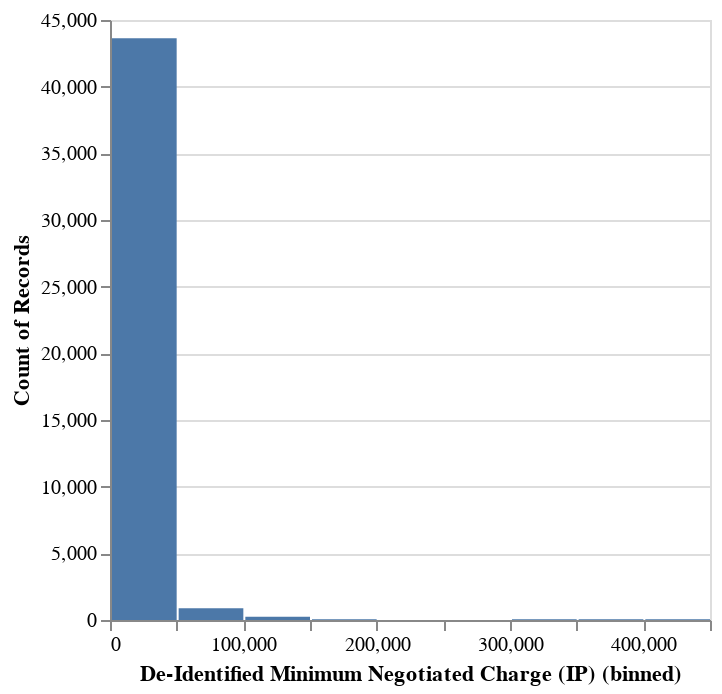

The cell this chart's notebook holds for it:
### Code cell
# Create a histogram of Discounted Cash Price
alt.Chart(bellevue.to_arrow()).mark_bar().encode(
    alt.X("De-Identified Minimum Negotiated Charge (IP):Q", bin=True),
    y='count()'
)

### Figure 1 — Vega specification as saved in the notebook (floating-point values rounded to 4 significant figures)
{"$schema": "https://vega.github.io/schema/vega/v5.json", "data": [{"name": "source_0", "values": [{"__count": 61, "bin_maxbins_10_De-Identified Minimum Negotiated Charge (IP)": 350000.0, "bin_maxbins_10_De-Identified Minimum Negotiated Charge (IP)_end": 400000.0}, {"__count": 242, "bin_maxbins_10_De-Identified Minimum Negotiated Charge (IP)": 100000.0, "bin_maxbins_10_De-Identified Minimum Negotiated Charge (IP)_end": 150000.0}, {"__count": 43625, "bin_maxbins_10_De-Identified Minimum Negotiated Charge (IP)": 0.0, "bin_maxbins_10_De-Identified Minimum Negotiated Charge (IP)_end": 50000.0}, {"__count": 881, "bin_maxbins_10_De-Identified Minimum Negotiated Charge (IP)": 50000.0, "bin_maxbins_10_De-Identified Minimum Negotiated Charge (IP)_end": 100000.0}, {"__count": 59, "bin_maxbins_10_De-Identified Minimum Negotiated Charge (IP)": 400000.0, "bin_maxbins_10_De-Identified Minimum Negotiated Charge (IP)_end": 450000.0}, {"__count": 54, "bin_maxbins_10_De-Identified Minimum Negotiated Charge (IP)": 300000.0, "bin_maxbins_10_De-Identified Minimum Negotiated Charge (IP)_end": 350000.0}, {"__count": 60, "bin_maxbins_10_De-Identified Minimum Negotiated Charge (IP)": 150000.0, "bin_maxbins_10_De-Identified Minimum Negotiated Charge (IP)_end": 200000.0}]}, {"name": "source_0_y_domain___count", "values": [{"min": 54, "max": 43625}]}], "signals": [{"name": "bin_maxbins_10_De_Identified_Minimum_Negotiated_Charge__IP__bins", "value": {"fields": ["De-Identified Minimum Negotiated Charge (IP)"], "fname": "bin_De-Identified Minimum Negotiated Charge (IP)", "start": 0.0, "step": 50000.0, "stop": 450000.0}}], "marks": [{"type": "rect", "name": "marks", "from": {"data": "source_0"}, "encode": {"update": {"y2": {"value": 0, "scale": "y"}, "ariaRoleDescription": {"value": "bar"}, "x2": {"field": "bin_maxbins_10_De-Identified Minimum Negotiated Charge (IP)", "scale": "x", "offset": 1}, "x": {"field": "bin_maxbins_10_De-Identified Minimum Negotiated Charge (IP)_end", "scale": "x"}, "description": {"signal": "\"De-Identified Minimum Negotiated Charge (IP) (binned): \" + (!isValid(datum[\"bin_maxbins_10_De-Identified Minimum Negotiated Charge (IP)\"]) || !isFinite(+datum[\"bin_maxbins_10_De-Identified Minimum Negotiated Charge (IP)\"]) ? \"null\" : format(datum[\"bin_maxbins_10_De-Identified Minimum Negotiated Charge (IP)\"], \"\") + \" – \" + format(datum[\"bin_maxbins_10_De-Identified Minimum Negotiated Charge (IP)_end\"], \"\")) + \"; Count of Records: \" + (format(datum[\"__count\"], \"\"))"}, "y": {"field": "__count", "scale": "y"}, "fill": {"value": "#4c78a8"}}}, "style": ["bar"]}], "scales": [{"name": "x", "type": "linear", "domain": {"signal": "[bin_maxbins_10_De_Identified_Minimum_Negotiated_Charge__IP__bins.start, bin_maxbins_10_De_Identified_Minimum_Negotiated_Charge__IP__bins.stop]"}, "range": [0, {"signal": "width"}], "bins": {"signal": "bin_maxbins_10_De_Identified_Minimum_Negotiated_Charge__IP__bins"}, "zero": false}, {"name": "y", "type": "linear", "domain": [{"signal": "(data(\"source_0_y_domain___count\")[0] || {}).min"}, {"signal": "(data(\"source_0_y_domain___count\")[0] || {}).max"}], "range": [{"signal": "height"}, 0], "zero": true, "nice": true}], "axes": [{"scale": "y", "maxExtent": 0, "ticks": false, "grid": true, "zindex": 0, "tickCount": {"signal": "ceil(height/40)"}, "minExtent": 0, "domain": false, "aria": false, "labels": false, "gridScale": "x", "orient": "left"}, {"scale": "x", "orient": "bottom", "tickCount": {"signal": "ceil(width/10)"}, "zindex": 0, "labelOverlap": true, "labelFlush": true, "title": "De-Identified Minimum Negotiated Charge (IP) (binned)", "grid": false}, {"scale": "y", "orient": "left", "tickCount": {"signal": "ceil(height/40)"}, "zindex": 0, "title": "Count of Records", "labelOverlap": true, "grid": false}], "background": "white", "height": 300, "width": 300, "style": "cell", "padding": 5}
